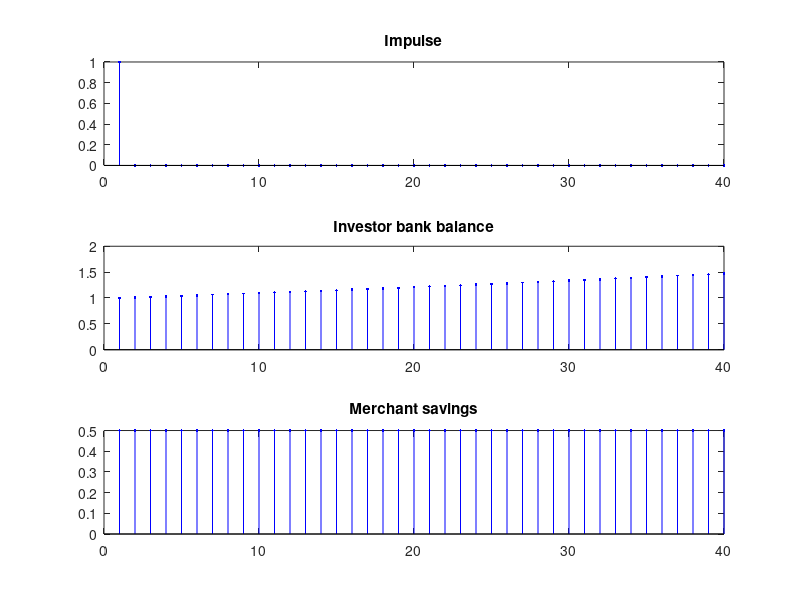

The MATLAB script that drew this image:
clear all;
close all;clc;

function [ B ] = investor(P)

 %P[n], the net savinge per month is the input sequence.
 %B[n], the bank balance at the end of every month is the output sequence.
 B=zeros(1,length(P));

 %since the bank balance at the end of the firet month is only the net savings.
 B(1)=P(1);

 for m=2:length(P)

 %the new bank balance ie the previoue bank balance, intereet for it and the net eavinge of the month.
 B(m)=1.01*B(m-1)+P(m);

end

end

function [ S ] = merchant( M )

 %M[n], monthly earnings is the input sequence.
 %S[n], the savinge at the end of every month is the output sequence.
 S=zeros(1,length(M));
 S(1)=0.5*M(1);

%since the balance brought forward is 0 and half the first month earnings is saved.
 for m=2:length(M)

 S(m)=S(m-1)+0.5*M(m);
%since half of every months earninge is added to the savings.

end

end

im=zeros(1,40);
im(1) = 1;

balance = investor(im);
savings = merchant(im);

subplot(3,1,1);
stem(im,'b.');
title("Impulse");

subplot(3,1,2);
stem(balance,'b.');
title("Investor bank balance");

subplot(3,1,3);
stem(savings,'b.');
title("Merchant savings");

